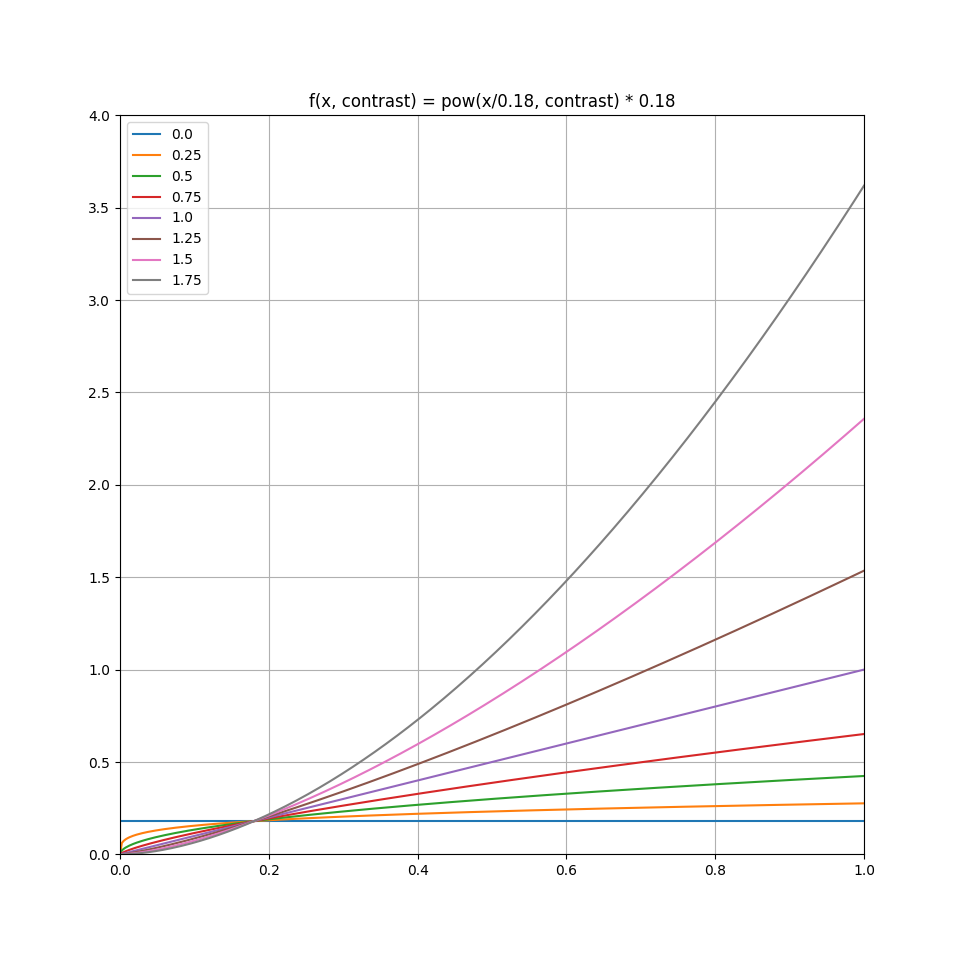

This figure's Python source:
import os
import math
import numpy as np
import matplotlib.pyplot as plt
import matplotlib.animation as animation
from matplotlib.ticker import FuncFormatter, MultipleLocator
from scipy import integrate

# total time
base_time = 4.0
pause_time = 1.5
total_time = base_time + pause_time

# fig
fig, ax = plt.subplots()

# plots
plot_0 = None
plot_25 = None
plot_50 = None
plot_75 = None
plot_100 = None
plot_125 = None
plot_150 = None
plot_175 = None
plot_200 = None

def set_title(title):
    ax.set_title("{0}".format(title))

def set_lim(x_lim_begin, x_lim_end, y_lim_begin, y_lim_end):
    ax.set_xlim(x_lim_begin, x_lim_end)
    ax.set_ylim(y_lim_begin, y_lim_end)

def init_plot(name):
    x_data = []
    y_data = []

    plot = ax.plot([], [], label=name)[0]
    plot.set_data(x_data, y_data)

    return plot

def plot_append_value(p, x_value, y_value):
    x_data = p.get_xdata()
    y_data = p.get_ydata()

    x_data.append(x_value)
    y_data.append(y_value) 

    p.set_data(x_data, y_data)

def animation_plot(plot_data_table, contrast, i):
    x_value = i 
    y_value = math.pow(x_value / 0.18, contrast) * 0.18

    plot_append_value(plot_data_table, x_value, y_value)

def init_figure():
    # title
    set_title("f(x, c) = pow(x/0.18, c) * 0.18")

    # lim
    set_lim(0.0, 1.0, 0.0, 4.0)

    # global
    global plot_0
    global plot_25
    global plot_50
    global plot_75
    global plot_100
    global plot_125
    global plot_150
    global plot_175

    # init
    plot_0 = init_plot("0.0")
    plot_25 = init_plot("0.25")
    plot_50 = init_plot("0.5")
    plot_75 = init_plot("0.75")
    plot_100 = init_plot("1.0")
    plot_125 = init_plot("1.25")
    plot_150 = init_plot("1.5")
    plot_175 = init_plot("1.75")

    # show legend
    ax.legend()    

def animation_frame(i):
    if i > base_time:
        return

    t = i / 4.0
    
    animation_plot(plot_0,   0.0,  t)
    animation_plot(plot_25,  0.25, t)
    animation_plot(plot_50,  0.5,  t)
    animation_plot(plot_75,  0.75, t)
    animation_plot(plot_100, 1.0,  t)
    animation_plot(plot_125, 1.25, t)
    animation_plot(plot_150, 1.5,  t)
    animation_plot(plot_175, 1.75, t)

# delta time
play_speed = 0.5
dt = 0.02 * play_speed
            
# figure size (pixels->inches) 
# https://matplotlib.org/devdocs/gallery/subplots_axes_and_figures/figure_size_units.html
px = 1/plt.rcParams["figure.dpi"]
fig_width = float(960) * px
fig_height = float(960) * px

# clear
fig, ax = plt.subplots(figsize=(fig_width, fig_height))

# show grid
ax.grid()

# animation
anim = animation.FuncAnimation(fig, init_func=init_figure, func=animation_frame, frames=np.arange(0, total_time, dt), interval=dt * 1000 / play_speed)

# save to gif
anim.save("contrast.gif", writer='pillow')

# save last frame to png
fig.savefig("contrast.png")